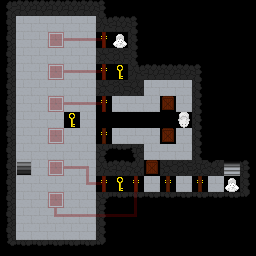

This game map was drawn from its Tiled (.tmx) file and the tilesets committed beside it. A one-line description and the trimmed map source follow:
An orthogonal 16x16 tile map with 16x16 px tiles, 2 tile layers (base, wires).

<map version="1.0" orientation="orthogonal" renderorder="right-down" width="16" height="16" tilewidth="16" tileheight="16" nextobjectid="2">
 <tileset firstgid="1" name="tileset" tilewidth="16" tileheight="16" tilecount="100" columns="10">
  <image source="../images/tileset.png" width="160" height="160" />
 </tileset>
 <layer name="base" width="16" height="16">
  <data>[256 cells, 256 non-empty, 26 distinct tile ids]</data>
 </layer>
 <layer name="wires" width="16" height="16" opacity="0.3">
  <data>[256 cells, 27 non-empty, 7 distinct tile ids]</data>
 </layer>
</map>